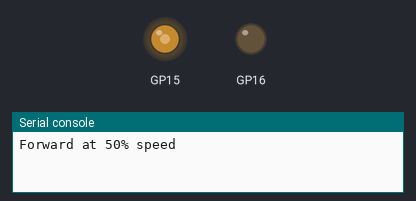
This program was run on a simulated Raspberry Pi Pico running MicroPython. Shown: output pins drawn as LEDs (lit = HIGH), the last lines printed to the serial console.

Above: at 0.05 s.
At 3.05 s:
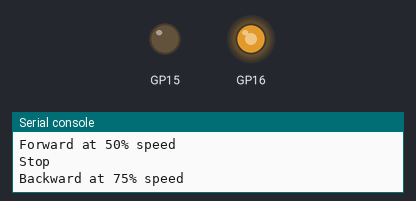
At 6.0 s:
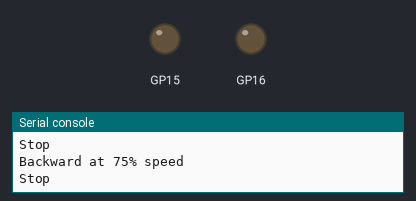
Timing chart, 0 to 7.8 s (numbered marks = the images above):
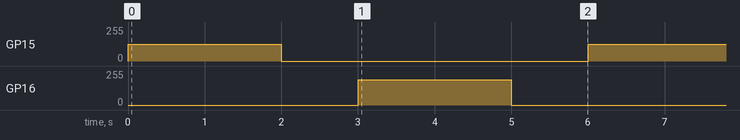

Measured:
- by itself, GP15: alternates 127/255 for 2.0 s and 0/255 for 4.0 s
- by itself, GP16: alternates 191/255 for 2.0 s and 0/255 for 4.0 s

The program:

DCmotor_L9110S_dualBridge.py
```python
from machine import Pin, PWM
import time

class L9110S:
    def __init__(self, a1a_pin, a1b_pin, frequency=1000):
        """
        Initialize L9110S motor driver
        a1a_pin: Pin number for A1A (speed control)
        a1b_pin: Pin number for A1B (direction control)
        frequency: PWM frequency in Hz
        """
        self.motor_a = PWM(Pin(a1a_pin))
        self.motor_b = PWM(Pin(a1b_pin))

        # Set PWM frequency
        self.motor_a.freq(frequency)
        self.motor_b.freq(frequency)

        # Max duty cycle value (65535 for 16-bit PWM)
        self.max_duty = 65535

        # Stop motor initially
        self.stop()

    def forward(self, speed=100):
        """
        Run motor forward
        speed: 0-100 percentage
        """
        speed = min(100, max(0, speed))  # Clamp speed between 0-100
        duty = int(speed * self.max_duty / 100)
        self.motor_a.duty_u16(duty)
        self.motor_b.duty_u16(0)

    def backward(self, speed=100):
        """
        Run motor backward
        speed: 0-100 percentage
        """
        speed = min(100, max(0, speed))  # Clamp speed between 0-100
        duty = int(speed * self.max_duty / 100)
        self.motor_a.duty_u16(0)
        self.motor_b.duty_u16(duty)

    def stop(self):
        """Stop motor"""
        self.motor_a.duty_u16(0)
        self.motor_b.duty_u16(0)

# Example usage
def main():
    # Initialize motor driver with GPIO pins 16 and 17
    motor = L9110S(15, 16)

    while True:
        print("Forward at 50% speed")
        motor.forward(50)
        time.sleep(2)

        print("Stop")
        motor.stop()
        time.sleep(1)

        print("Backward at 75% speed")
        motor.backward(75)
        time.sleep(2)

        print("Stop")
        motor.stop()
        time.sleep(1)

if __name__ == '__main__':
    main()
```
